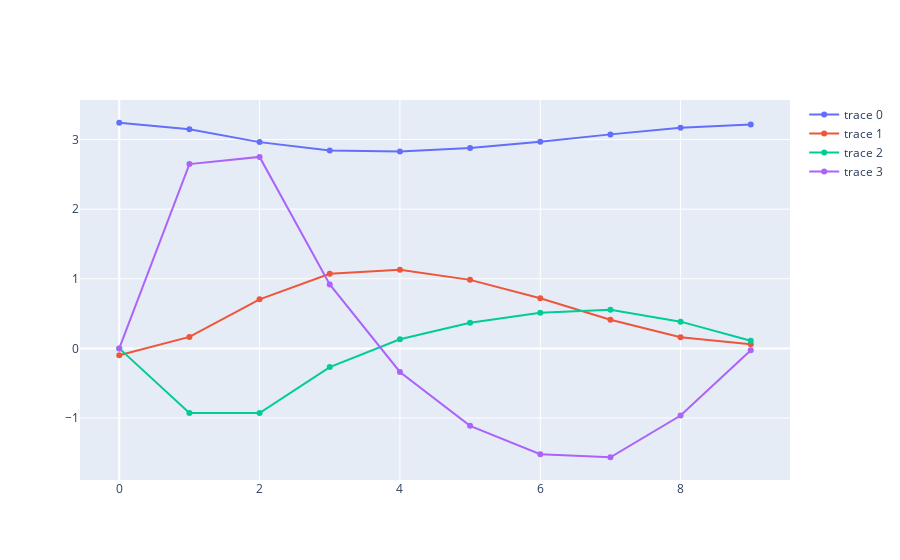

The code cell stored with this chart in its notebook:
### Code cell
eps = .1
x0 = torch.Tensor([np.pi+eps, -eps, 0., 0.]).double()
x_traj, u_traj, alpha_traj = vf.sol_to_traj(x0, *(V(x0)[1:]))
fig = go.Figure()
for i in range(4):
    fig.add_trace(go.Scatter(
        y=x_traj[i,:]
    ))
fig.show()

### Figure 1 — Plotly figure (JSON) as saved in the notebook; plotly's stock layout.template omitted (floating-point values rounded to 4 significant figures)
{"data": [{"type": "scatter", "y": [3.242, 3.149, 2.963, 2.844, 2.83, 2.88, 2.968, 3.074, 3.168, 3.218]}, {"type": "scatter", "y": [-0.1, 0.1647, 0.7045, 1.072, 1.13, 0.9843, 0.721, 0.4125, 0.1597, 0.06071]}, {"type": "scatter", "y": [0, -0.9272, -0.9284, -0.2683, 0.1308, 0.3684, 0.5117, 0.5548, 0.3842, 0.1103]}, {"type": "scatter", "y": [0, 2.647, 2.751, 0.9192, -0.339, -1.113, -1.521, -1.564, -0.9642, -0.02569]}], "layout": {}}
